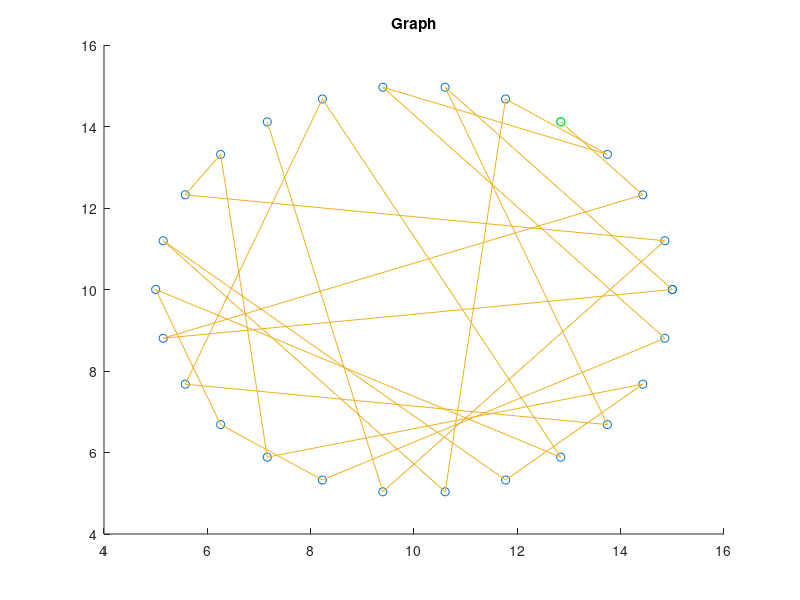

Write the MATLAB code that produced this figure. (Note: this script raises an error after producing the figure.)
clc
clear all

% Init params
chromosome_size = 64;
N = 26; % Quantity points
max_epoch = 5;
population_size = 100;

% Gen circle
circle_center = 10;
circle_r = 5;
points = zeros(N+1, 3);

t = [0:pi/(N)*2:2*pi]; % ??? ???? 
points(:, 1) = circle_r * cos(t) + circle_center; 
points(:, 2) = circle_r * sin(t) + circle_center; 
figure
title('Graph');
hold on
plot(points(:, 1), points(:, 2), 'o'); 

i = 1;
alpabet = [];
for c = int8('A'):int8('Z')
    alpabet(i) = char(c);
    i = i + 1;
end
for i = 1:N
    points(i, 3) = alpabet(i);
end

% Calc incidence matrix
inc_matrix = zeros(N);
for i = 1:N
    for j = 1:N
        if (i ~= j)
            p1 = points(i,:);
            p2 = points(j,:);
            dist = sqrt(((p2(1) - p1(1))^2 + (p2(2) - p1(2))^2));
%             hold on
%             plot([p1(1), p2(1)], [p1(2), p2(2)]);
    
            inc_matrix(i,j) = dist;
        end
    end
end

% Gen population
population = zeros(population_size, N);
for i = 1:population_size
    chromosome = zeros(N, 1);
    randindexes = randperm(N, N);
    for j = 1:N
        index =  randindexes(j);
        chromosome(j) = index;
    end
    population(i,:) = chromosome;
end

% plot first path
x = [];
y = [];
% first point
hold on 
plot(points(population(1,1),1), points(population(1,1),2), 'o', 'color', 'g');
dist = 0;
for i = 1:N
hold on
x(i) = points(population(1,i),1);
y(i) = points(population(1,i),2);
end
plot(x,y);

evaluate_population(population, inc_matrix, points);


% Fit
for k = 1:max_epoch
%     Greed crossover
    new_population = zeros(population_size, N);
    for i = 1:population_size
        new_chromosome = create_new_chromosome(i, population, inc_matrix);
        new_population(i, :) = new_chromosome;
        
    end
    evaluate_population(new_population, inc_matrix, points);
    population = new_population;
%     break;
end
